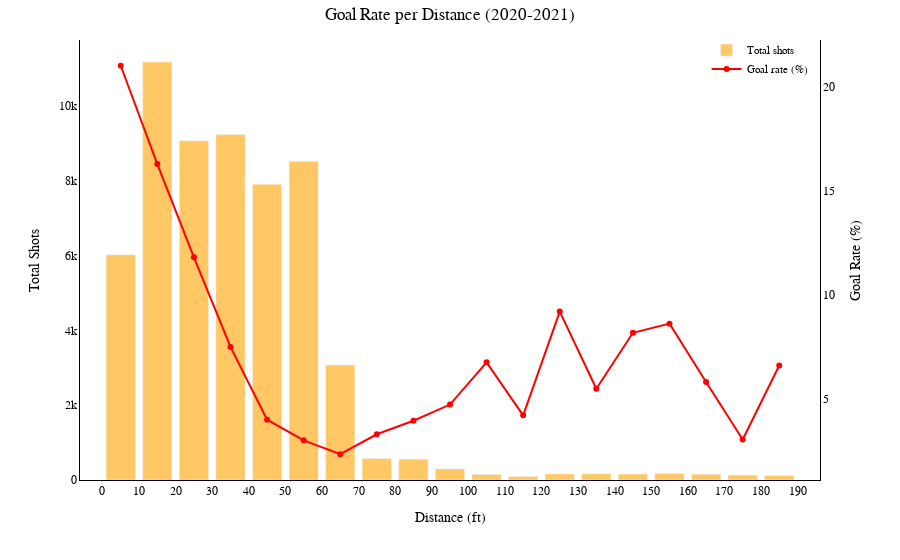

Write notebook code for a chart like this one.
### Code cell
shots, rate, rate_of_shots = calculate_metrics(df_2020)

fig = go.Figure()

fig.add_trace(go.Bar(
    x=(shots.index.astype(int) + bin_size/2),  # bin midpoints
    y=shots.values,
    name="Total shots",
    marker_color="orange",
    opacity=0.6,
    yaxis="y1"
))

fig.add_trace(go.Scatter(
    x=(rate.index.astype(int) + bin_size/2),
    y=rate.values,
    name="Goal rate (%)",
    mode="markers+lines",
    marker=dict(color="red"),
    yaxis="y2"
))


family_titles="Times New Roman"
fig.update_layout(
    plot_bgcolor="white",
    paper_bgcolor="white",
    title=dict(
    text="Goal Rate per Distance (2020-2021)",
    font=dict(size=17, family=family_titles, color="black"),  # title font
    x=0.5,
    pad=dict(t=1)

    ),
    xaxis=dict(
        title=dict(
            text="Distance (ft)",
            font=dict(size=14, family=family_titles, color="black")
        ),
        tickfont=dict(size=12, family=family_titles, color="black"),
        showgrid=False,
        zeroline=False,      
        showline=True,       
        linecolor="black",   
        linewidth=1        
    ),
    yaxis=dict(
        title=dict(
            text="Total Shots",
            font=dict(size=14, family=family_titles, color="black")
        ),
        tickfont=dict(size=12, family=family_titles, color="black"),
        showgrid=False,
        zeroline=False,      
        showline=True,       
        linecolor="black",   
        linewidth=1        
    ),
    yaxis2=dict(
        title=dict(
            text="Goal Rate (%)",
            font=dict(size=14, family=family_titles, color="black")
        ),
        tickfont=dict(size=12, family=family_titles, color="black"),
        overlaying="y",
        side="right",
        showgrid=False,
        zeroline=False,      
        showline=True,       
        linecolor="black",   
        linewidth=1        
    ),
    legend=dict(
        x=0.99, y=1.01,              
        xanchor="right", yanchor="top",
        font=dict(size=11, family=family_titles, color="black"),
        bgcolor="rgba(255,255,255,0.5)"  # optional background
    ),
    barmode="group",
    margin=dict(t=40)
    )

fig.update_xaxes(
    tick0=0,   # where ticks start
    dtick=10,  # step size
    tickmode="linear"
)

#fig.add_annotation(
#    text=caption,
#    xref="paper", yref="paper",
#    x=1.1, y=-0.4,
#    showarrow=False,
#    font=dict(size=12, family=family_titles, color="black"),
#    align="left"
#)

#fig.write_image("shot_types.svg")   # SVG
#fig.write_image("distance2020.png", scale=5)
fig.show()

### Figure 1 — Plotly figure (JSON) as saved in the notebook; plotly's stock layout.template omitted (floating-point values rounded to 4 significant figures)
{"data": [{"marker": {"color": "orange"}, "name": "Total shots", "opacity": 0.6, "type": "bar", "x": [5.0, 15.0, 25.0, 35.0, 45.0, 55.0, 65.0, 75.0, 85.0, 95.0, 105.0, 115.0, 125.0, 135.0, 145.0, 155.0, 165.0, 175.0, 185.0], "y": [6024, 11173, 9066, 9234, 7908, 8518, 3072, 576, 557, 296, 148, 95, 163, 164, 159, 174, 155, 131, 121], "yaxis": "y"}, {"marker": {"color": "red"}, "mode": "markers+lines", "name": "Goal rate (%)", "type": "scatter", "x": [5.0, 15.0, 25.0, 35.0, 45.0, 55.0, 65.0, 75.0, 85.0, 95.0, 105.0, 115.0, 125.0, 135.0, 145.0, 155.0, 165.0, 175.0, 185.0], "y": [21.02, 16.29, 11.81, 7.5, 4.0, 3.01, 2.34, 3.3, 3.95, 4.73, 6.76, 4.21, 9.2, 5.49, 8.18, 8.62, 5.81, 3.05, 6.61], "yaxis": "y2"}], "layout": {"barmode": "group", "legend": {"bgcolor": "rgba(255,255,255,0.5)", "font": {"color": "black", "family": "Times New Roman", "size": 11}, "x": 0.99, "xanchor": "right", "y": 1.01, "yanchor": "top"}, "margin": {"t": 40}, "paper_bgcolor": "white", "plot_bgcolor": "white", "title": {"font": {"color": "black", "family": "Times New Roman", "size": 17}, "pad": {"t": 1}, "text": "Goal Rate per Distance (2020-2021)", "x": 0.5}, "xaxis": {"dtick": 10, "linecolor": "black", "linewidth": 1, "showgrid": false, "showline": true, "tick0": 0, "tickfont": {"color": "black", "family": "Times New Roman", "size": 12}, "tickmode": "linear", "title": {"font": {"color": "black", "family": "Times New Roman", "size": 14}, "text": "Distance (ft)"}, "zeroline": false}, "yaxis": {"linecolor": "black", "linewidth": 1, "showgrid": false, "showline": true, "tickfont": {"color": "black", "family": "Times New Roman", "size": 12}, "title": {"font": {"color": "black", "family": "Times New Roman", "size": 14}, "text": "Total Shots"}, "zeroline": false}, "yaxis2": {"linecolor": "black", "linewidth": 1, "overlaying": "y", "showgrid": false, "showline": true, "side": "right", "tickfont": {"color": "black", "family": "Times New Roman", "size": 12}, "title": {"font": {"color": "black", "family": "Times New Roman", "size": 14}, "text": "Goal Rate (%)"}, "zeroline": false}}}
